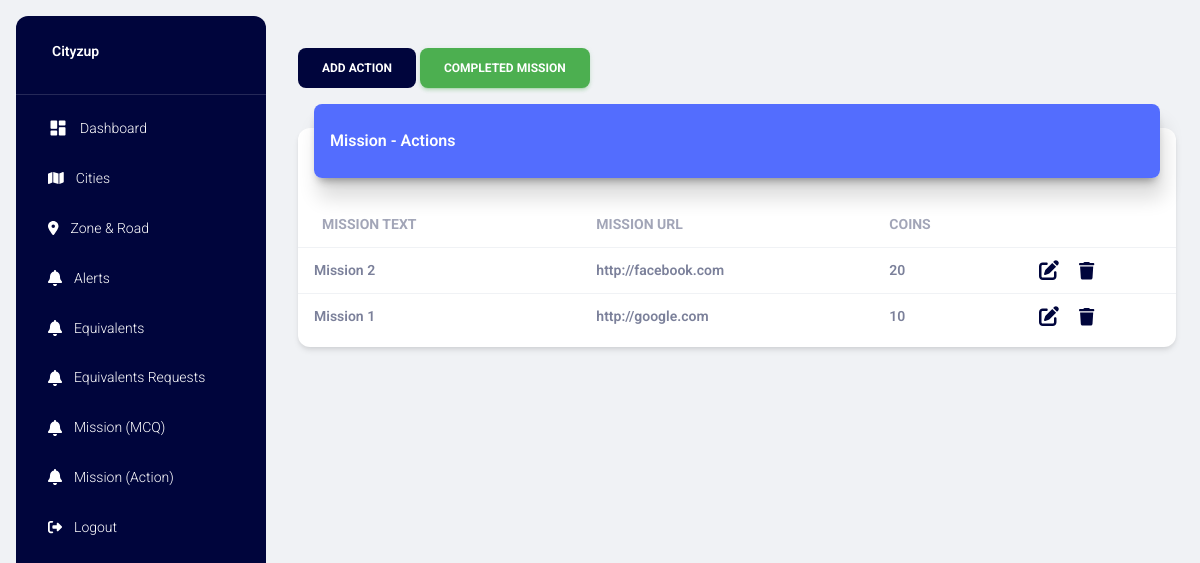
Page /mission_actions (signed in) on the earlier database version.
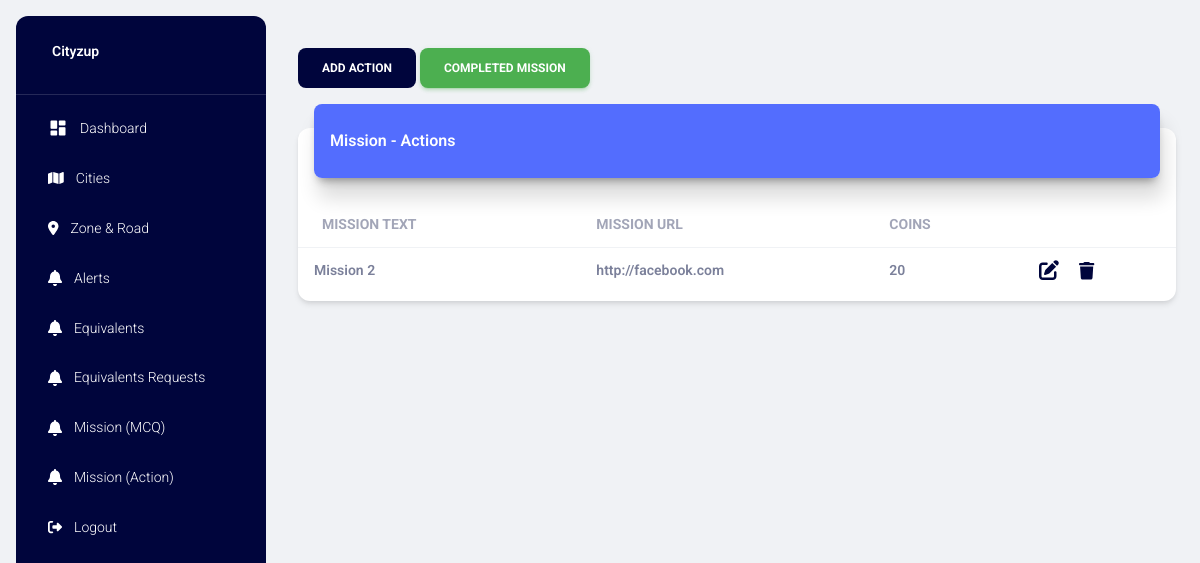
Same page on the later database version.
### project/models.py (models this page shows)
class MissionAction(db.Model):
    ma_id = db.Column(db.Integer, primary_key=True)
    ma_unique_id = db.Column(db.String(36), unique=True, nullable=False, default=lambda: str(uuid.uuid4()))
    ma_text = db.Column(db.String(255), nullable=False)  # Action text
    ma_url =  db.Column(db.String(255), nullable=False) # Action URL
    ma_coins = db.Column(db.Integer, nullable=False)  # Coins for the Action
    ma_created_at = db.Column(db.DateTime, default=db.func.now())  # Timestamp for when the quiz is created

### project/main.py (the view)
@main.route("/mission_actions")
@login_required  # Ensure the user is logged in
def mission_actions():
    missions = MissionAction.query.order_by(MissionAction.ma_id.desc()).all()
    title = 'Mission Action'
    page_title = 'Mission Action'
    return render_template('mission_action.html', missions=missions, page_title=page_title, title=title)

### project/models.py (called while the page is built)
@login_manager.user_loader
def load_user(user_id):
    return User.query.get(int(user_id))

### project/templates/mission_action.html (shortened to what the changed rows need)
{% extends "layout.html" %} {% block title %} {% endblock %} {% block content %}
<div class="container-fluid py-4">
    <div class="row">
        <div class="col-12">
            <div class="card my-4">
                <div class="card-body px-0 pb-2">
                    <div class="table-responsive p-0">
                        {% if missions|length > 0 %}
                        <table class="table align-items-center mb-0">
                            <thead>
                                <tr>
                                    <th class="text-uppercase text-secondary text-sm font-weight-bolder opacity-7">
                                        Mission Text</th>
                                    <th class="text-uppercase text-secondary text-sm font-weight-bolder opacity-7 ps-2">
                                        Mission URL</th>
                                    <th class="text-uppercase text-secondary text-sm font-weight-bolder opacity-7 ps-2">
                                        Coins</th>
                                    <th class="text-secondary opacity-7"></th>
                                </tr>
                            </thead>
                            <tbody>
                                {% for mission in missions %}
                                <tr>
                                    <td>
                                        <div class="d-flex px-2 py-1">
                                            <div class="d-flex flex-column justify-content-center">
                                                <p class="text-sm font-weight-bold mb-0">{{ mission.ma_text }}</p>
                                            </div>
                                        </div>
                                    </td>
                                    <td>
                                        <p class="text-sm font-weight-bold mb-0">{{ mission.ma_url }}</p>
                                    </td>
                                    <td>
                                        <p class="text-sm font-weight-bold mb-0">{{ mission.ma_coins }}</p>
                                    </td>
                                    <td class="align-middle">
                                        <a href="#" data-id="{{ mission.ma_id }}" data-text="{{ mission.ma_text }}"
                                            data-url="{{ mission.ma_url }}" data-coins="{{ mission.ma_coins }}"
                                            data-bs-toggle="modal" data-bs-target="#modalEditMissionAction"
                                            class="openEditModalMissionAction">
                                            <i class="fa-solid fa-pen-to-square fa-lg icon-dark"></i>
                                        </a>
                                        <a href="#" data-maid="{{ mission.ma_id }}"
                                            class="text-secondary font-weight-bold text-sm deleteMissionActionBtn"
                                            data-toggle="tooltip" data-original-title="Delete">
                                            <i class="fa-solid fa-trash fa-lg icon-dark"></i>
                                        </a>
                                    </td>
                                </tr>
                                {% endfor %}
                            </tbody>
                        </table>
                        {% else %}
                        <h4 class="text-center">There are currently no quizzes available.</h4>
                        {% endif %}
                    </div>
                </div>
            </div>
        </div>
    </div>
</div>
{% endblock %}

Differences in the rows shown:
removed MissionAction: ma_text "Mission 1", ma_url "http://google.com", ma_coins "10"
